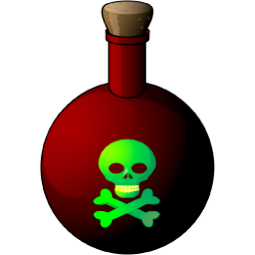
#> input picture arnold.png, 255 x 255 px
$ python arnoldmap_186269.py
#> lines starting #> are read from the running program, lines starting #| are printed output that depends on the picture
from PIL import Image
import numpy as np
import matplotlib.pyplot as plt
from scipy.signal import correlate2d

def arnold_cat_map(image, iterations):
    """Aplica el Arnold Cat Map a una imagen dada el número de iteraciones."""
from PIL import Image
import numpy as np
import matplotlib.pyplot as plt
from scipy.signal import correlate2d # Todavía lo importamos si quieres la correlación cruzada original
import scipy.stats # Necesario para pearsonr

def arnold_cat_map(image, iterations):
    """Aplica el Arnold Cat Map a una imagen dada el número de iteraciones."""
    n = image.shape[0]
    transformed_image = np.zeros_like(image)
    for _ in range(iterations):
        for x in range(n):
            for y in range(n):
                new_x = (x + y) % n
                new_y = (x + 2 * y) % n
                transformed_image[new_x, new_y] = image[x, y]
        image = transformed_image.copy()  # Actualizar la imagen para la siguiente iteración
    return transformed_image

def calculate_correlation_pearson(image1, image2):
    """
    Calcula el coeficiente de correlación de Pearson entre dos imágenes.
    Devuelve un valor entre -1 y 1.
    """
    # Aplanar las imágenes a vectores 1D
    flat_image1 = image1.flatten()
    flat_image2 = image2.flatten()

    # Calcular el coeficiente de correlación de Pearson
    # scipy.stats.pearsonr devuelve la correlación y el p-valor
    correlation, _ = scipy.stats.pearsonr(flat_image1, flat_image2)
    return correlation

if __name__ == "__main__":
    # Especifica la ruta a tu imagen
    ruta_imagen = "arnold.png"  # Asegúrate de que tu imagen "arnold.png" esté en la misma carpeta

    try:
        imagen_pil = Image.open(ruta_imagen).convert('L')  # Abre la imagen y la convierte a escala de grises
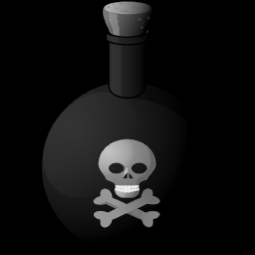
#> imagen_pil: PIL image 255x255 L; min 0, max 241, mean 16.3
        original_image = np.array(imagen_pil)
        n = original_image.shape[0]
#> n = 255

        if original_image.shape[0] != original_image.shape[1]:
            raise ValueError("La imagen debe ser cuadrada para el Arnold Cat Map.")

        if n > 255:
            print(f"Advertencia: La dimensión de la imagen ({n}) es mayor que 255. El código la redimensionará a 255x255.")
            imagen_pil = imagen_pil.resize((255, 255))
            original_image = np.array(imagen_pil)
            n = 255
            print("La imagen ha sido redimensionada a 255x255.")
        elif n < 255:
            print(f"Advertencia: La dimensión de la imagen ({n}) es menor que 255. Se recomienda usar imágenes de 255x255 para este ejemplo.")

    except FileNotFoundError:
        print(f"Error: No se encontró la imagen en la ruta: {ruta_imagen}")
        exit()
    except ValueError as e:
        print(f"Error: {e}")
        exit()
    except Exception as e:
        print(f"Ocurrió un error al cargar la imagen: {e}")
        exit()

    # 2. Aplicar el Arnold Cat Map varias veces
    iterations_to_mix = 50  # Un número de iteraciones para "mezclar" la imagen
    mixed_image = arnold_cat_map(original_image.copy(), iterations_to_mix)
#> after the loop in arnold_cat_map, `for _ in range(iterations):`:
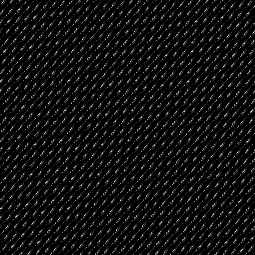
#> transformed_image: shape (255, 255); min 0, max 241, mean 16.3

    # 3. Encontrar el número de iteraciones para regresar a la imagen original
    recovery_iterations = 0
    recovered_image = mixed_image.copy()
    max_iterations_check = n * 10 # Limite para evitar bucles infinitos en casos raros
#> max_iterations_check = 2550

    while not np.array_equal(recovered_image, original_image):
        recovered_image = arnold_cat_map(recovered_image, 1)
        recovery_iterations += 1
        if recovery_iterations >= max_iterations_check:
            print(f"Advertencia: Se alcanzó el límite de {max_iterations_check} iteraciones para la recuperación. Puede que no se recupere la imagen original o el período es muy largo.")
            break
#> this loop made 130 passes
#> pass 1, `recovered_image = arnold_cat_map(recovered_image, 1)`:
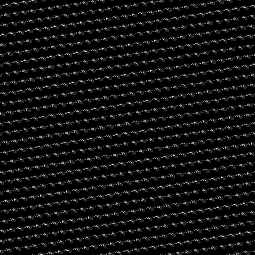
#> recovered_image: shape (255, 255); min 0, max 241, mean 16.3
#> pass 2, `recovered_image = arnold_cat_map(recovered_image, 1)`:
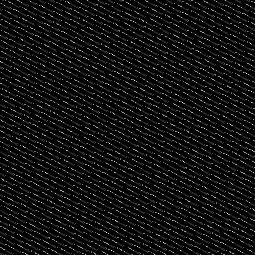
#> recovered_image: shape (255, 255); min 0, max 241, mean 16.3
#> pass 3, `recovered_image = arnold_cat_map(recovered_image, 1)`:
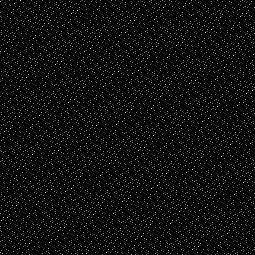
#> recovered_image: shape (255, 255); min 0, max 241, mean 16.3
#> after the loop, recovery_iterations = 130

    print(f"Número de iteraciones para recuperar la imagen original: {recovery_iterations}")
#| Número de iteraciones para recuperar la imagen original: 130

    # 4. Calcular la correlación de Pearson entre la imagen original y la imagen mezclada
    correlation_mixed = calculate_correlation_pearson(original_image, mixed_image)
#> in calculate_correlation_pearson, `correlation, _ = scipy.stats.pearsonr(flat_image1, flat_image2)`: correlation = -0.00156
#> correlation_mixed = -0.00156
    print(f"Correlación de Pearson entre la imagen original y la imagen mezclada ({iterations_to_mix} iteraciones): {correlation_mixed:.4f}") # Formateado a 4 decimales
#| Correlación de Pearson entre la imagen original y la imagen mezclada (50 iteraciones): -0.0016

    # También podemos calcular la correlación de la imagen original con la imagen recuperada
    correlation_recovered = calculate_correlation_pearson(original_image, recovered_image)
#> correlation_recovered = 1
    print(f"Correlación de Pearson entre la imagen original y la imagen recuperada: {correlation_recovered:.4f}")
#| Correlación de Pearson entre la imagen original y la imagen recuperada: 1.0000


    # 5. Visualizar las imágenes
    plt.figure(figsize=(15, 5))

    plt.subplot(1, 3, 1)
    plt.imshow(original_image, cmap='gray')
    plt.title("Imagen Original")

    plt.subplot(1, 3, 2)
    plt.imshow(mixed_image, cmap='gray')
    plt.title(f"Imagen Mezclada ({iterations_to_mix} iteraciones)\nCorrelación: {correlation_mixed:.4f}")

    plt.subplot(1, 3, 3)
    plt.imshow(recovered_image, cmap='gray')
    plt.title(f"Imagen Recuperada ({recovery_iterations} iteraciones)\nCorrelación: {correlation_recovered:.4f}")

    plt.tight_layout()
    plt.show()
